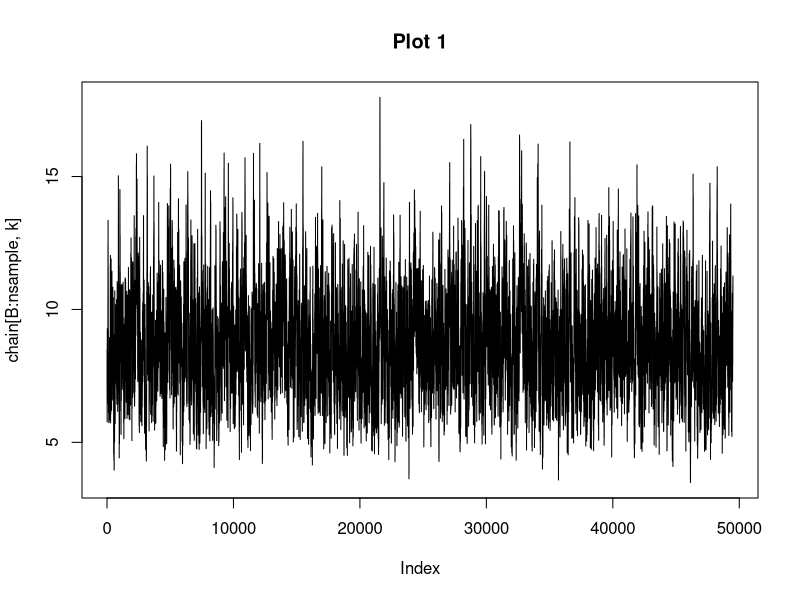
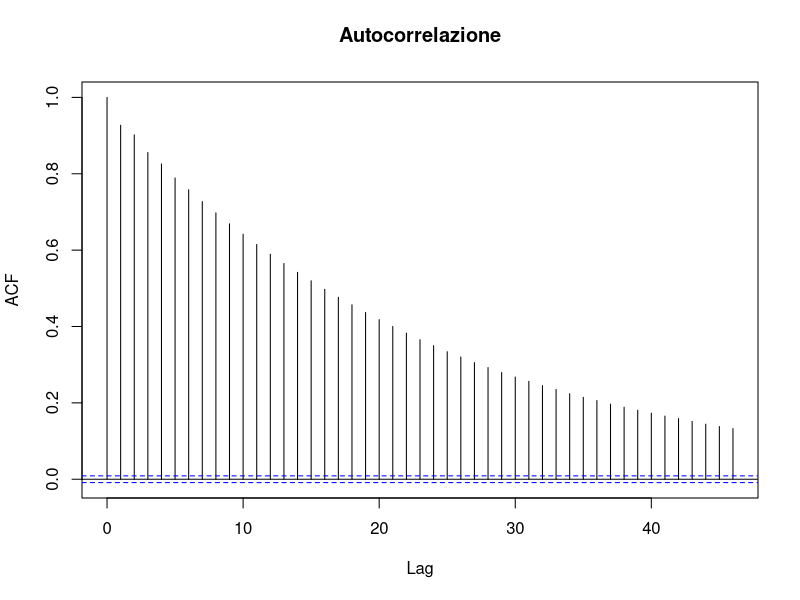
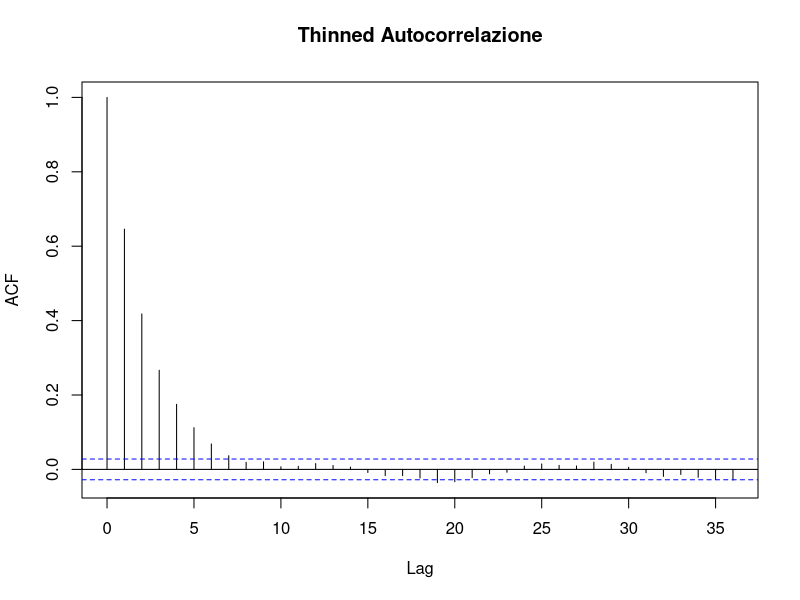
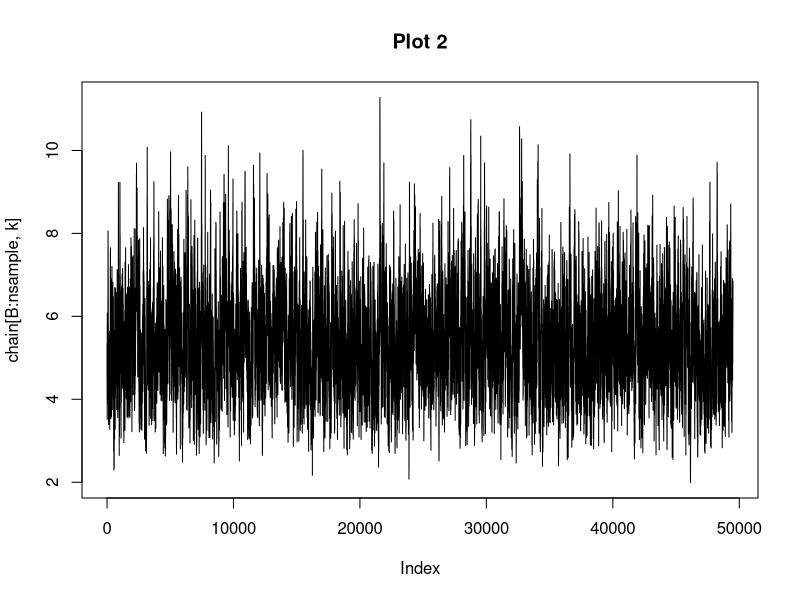
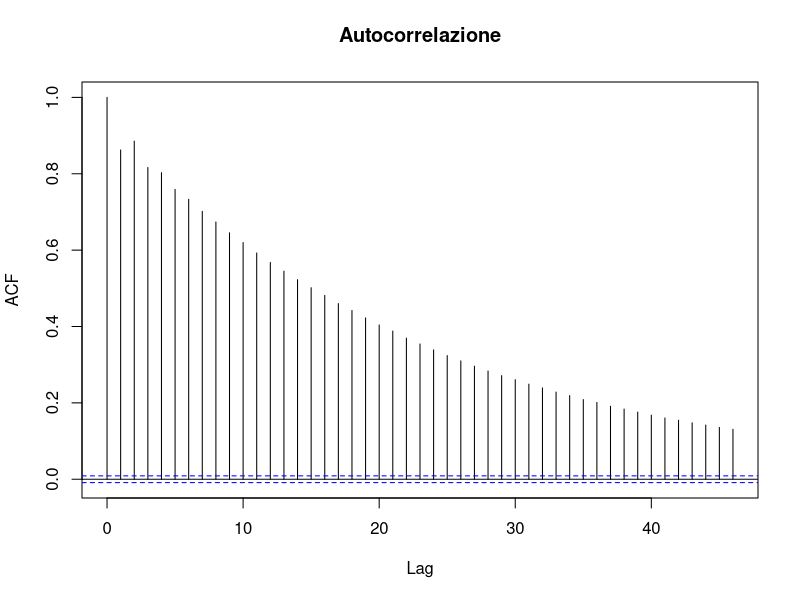
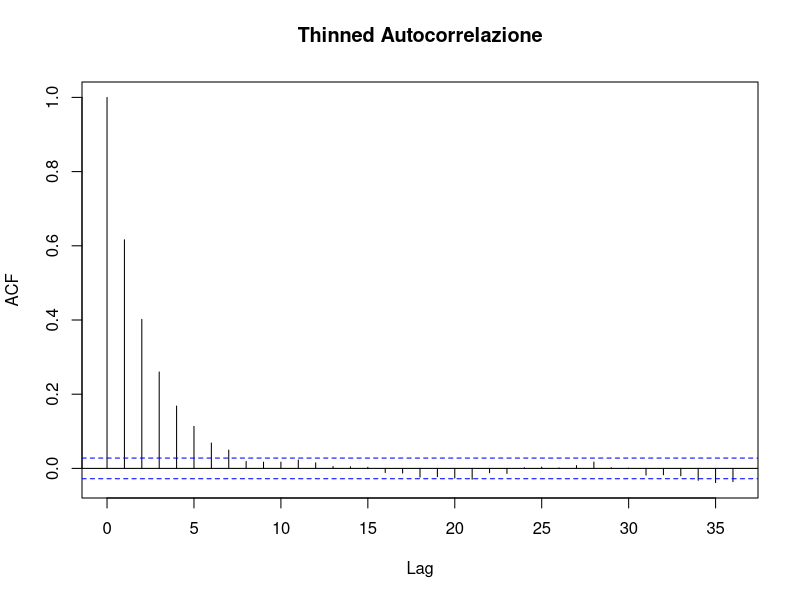
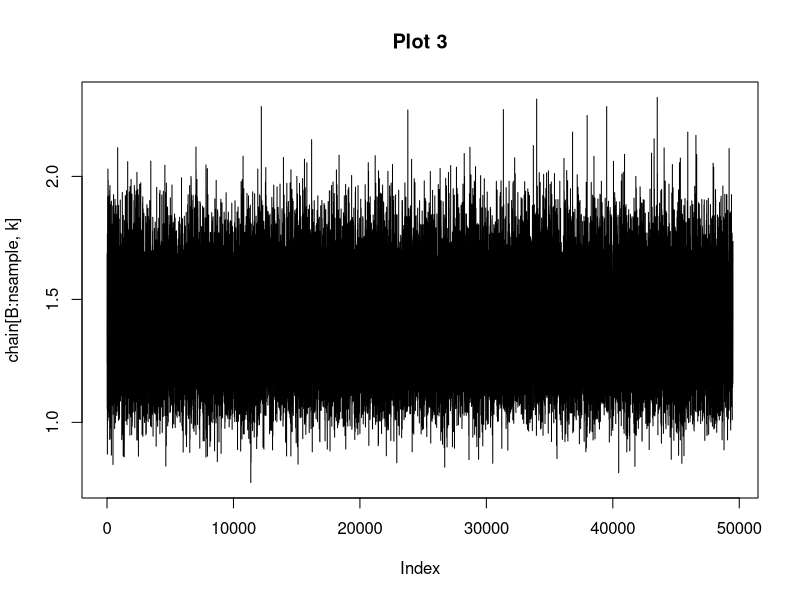
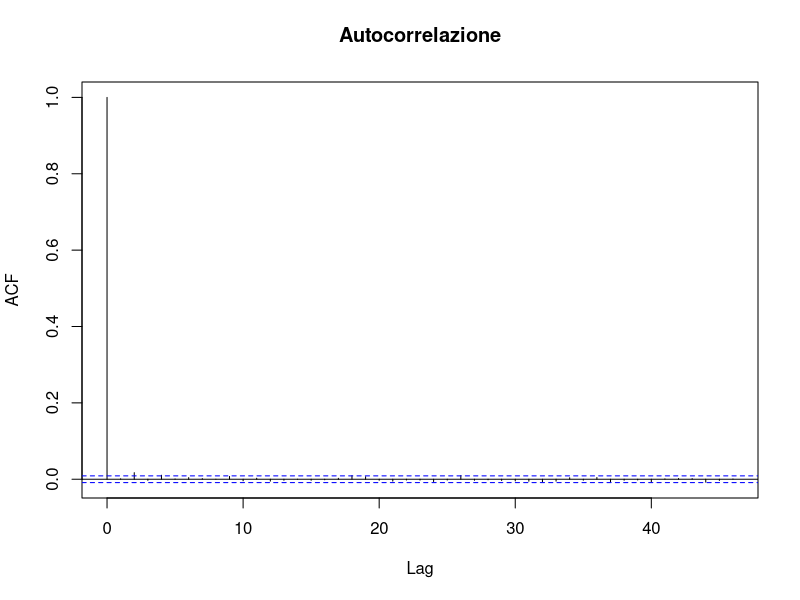

Write the R code that produced these figures, in order.
## ---- chunk 1
set.seed(42)

#number of companies and measurements
num_comps <- 10
num_meas <- 50

alpha_a <- 10
beta_a <- 1
alpha_b <- 1
beta_b <- 1

# Prior gamma distribution parameters
initial_a <- 10
initial_b <- 0.1
initial_lambda <- rgamma(num_comps, shape = initial_a, rate = initial_b)
initial_values <- c(initial_a, initial_b, initial_lambda)
synthetic_data <- matrix(rexp(num_comps * num_meas, rate =initial_lambda), nrow = num_meas)
synthetic_data <- t(synthetic_data)


# Posterior function
posterior_distribution_part_1 <- function (u, lambdas) { 
    posterior_function_p1 <- 1
    for (i in 1:num_meas) {  
        for (j in 1:num_comps) {
            posterior_function_p1 <- posterior_function_p1 * lambdas[j]*exp(-lambdas[j]*u[j][i])
    }
    return (posterior_function_p1)
    }
}



posterior_distribution_part_2 <- function(a, b, lambdas) {
    posterior_function_p2 <- 1
    for (k in 1:num_comps) {
        posterior_function_p2 <- posterior_function_p2 * (b^a / gamma(a)) * lambdas[k]^(a - 1) * exp(-b * lambdas[k])
    }
    return (posterior_function_p2)
}

posterior_distribution <- function(lambdas, a, b, alfaa, alfab, betaa, betab,u) {
  post <- posterior_distribution_part_1(u, lambdas) * posterior_distribution_part_2(a,b, lambdas) * dgamma(a, shape = alfaa, scale=1/betaa) * dgamma(b, shape = alfab, scale=1/betab )
}
## ---- chunk 2


chart_plot<-function(chain, nsample,B){
  for (k in 1:12){
    plot(chain[B:nsample,k], main = paste("Plot", k),type = "l")
    acf(chain[B:nsample,k], main="Autocorrelazione")
    selected_vectors <- chain[B:nsample,k][seq(1, length(chain[B:nsample]), by = 10)]
    acf(selected_vectors, main="Thinned Autocorrelazione")
    
  }
  
}


acceptance_probability <- function(old, new, alpha_a, alpha_b, beta_a, beta_b, data) {
  
  current_prob = posterior_distribution(lambdas=old[3:12],a = old[1], b=old[2],alfaa=alpha_a, alfab=alpha_b, betaa=beta_a, betab=beta_b, u=data)
  proposed_prob = posterior_distribution(lambdas=new[3:12],a = new[1], b=new[2],alfaa=alpha_a, alfab=alpha_b, betaa=beta_a, betab=beta_b ,u=data)
  
  return (min(1, proposed_prob/current_prob))
}


proposal_a<- function(current_state, sd) {
  proposed_state <- current_state + runif(1, min=-2, max=2 )
  return(proposed_state)
}


sample_from_conditional_b <- function(lambdas, a,alpha_b, beta_b) {
  m<-0
  for (k in 1:10){
    m<- m+lambdas[k]
  }
  return (rweibull(1,shape=10*a+alpha_b, scale=(10*a+alpha_b)/(beta_b+m)))
}

sample_from_conditional_lambdas<- function(number,a, b, data ) {
  sum<-0
  for (i in 1:50){
    sum<-sum+data[number,i]
  }
  A= 50 + a
  B= 50*sum + b
  return(rgamma(1, shape=A, scale = 1/(B) ) )
}

gibbs_sampler <- function(initial_values,alpha_b,beta_b,alpha_a,beta_a,u, n_sample){

  proposal_sd<-0.2
  num_samples <- n_sample
  chain <- matrix(0, nrow = num_samples, ncol = 12)
  chain[1,1:12]<- initial_values
  acceptance_count <- 0
  rejection_count <- 0
  # Gibbs Sampler
  for (i in 2:num_samples) {
    
    proposed_value <- proposal_a(current_state = chain[i-1,1],sd = proposal_sd )
    new_proposed<-c(proposed_value,chain[i-1,2:12])
    acceptance_prob <- acceptance_probability(old=chain[i-1,1:12], new=new_proposed, alpha_a=alpha_a, alpha_b=alpha_b, beta_a=beta_a, beta_b=beta_b, data=u)

    if (runif(1) < acceptance_prob) {
      chain[i,1]<-proposed_value
      acceptance_count <- acceptance_count + 1
    } else {
      chain[i,1]<-chain[i-1,1]
      rejection_count <- rejection_count + 1
    }
    

    chain[i,2]<-sample_from_conditional_b(lambdas=chain[i-1,3:12], a=chain[i-1,1],alpha_b=alpha_b, beta_b=beta_b )
    for (k in 3:12){
      chain[i,k]<-sample_from_conditional_lambdas(number=k-2,a=chain[i-1,1], b=chain[i-1,2], data=synthetic_data)
    }
    
  }
  cat("Acceptance count:", acceptance_count, "\n")
  cat("Rejection count:", rejection_count, "\n")
  return(chain)
  
}

n_sample<-50000
Burnin<-500
chain=gibbs_sampler(initial_values,alpha_b,beta_b,alpha_a,beta_a,synthetic_data, n_sample)
chart_plot(chain, n_sample, B=Burnin)





## ---- chunk 3
library(coda)
mcmc_object <- mcmc(as.matrix(chain))

summary_result <- summary(mcmc_object)

print(summary_result)
